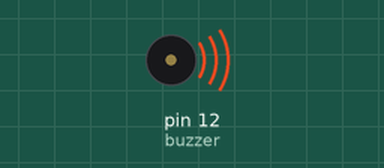
A sketch run on a simulated Arduino Uno, built with avr-gcc and run on an emulated ATmega328P. Shown: buzzer (waves = sounding).

Above: at 0.1 s.
Timing chart, 0 to 40.0 s (numbered marks = the images above):
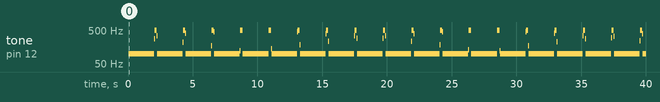

The sketch:

07.ACTIVE_BUZZER.ino
```cpp
int buzzer = 12;

void setup() {
  pinMode(buzzer, OUTPUT);
}

void loop() {
  unsigned char i;

  // while (1)
  // {
    for(i=0; i<200;i++) // duration
    {
      // frecuency: The higher delay gives lower sound
      digitalWrite(buzzer, HIGH); // do not use analogWrite because pulse output is fixed to 500HZ!
      delay(5);
      digitalWrite(buzzer, LOW);
      delay(5);
    }

    for(i = 0; i < 100; i++)
    {
      digitalWrite(buzzer, HIGH);
      delay(1);
      digitalWrite(buzzer, LOW);
      delay(1);
    }
  // }
}
```

Measured:
- by itself, tone on pin 12 (buzzer): plays 100 Hz for 2.0 s, 277 Hz for 0.04 s, 496 Hz for 0.16 s, 344 Hz for 0.04 s, 100 Hz for 2.0 s, 221 Hz for 0.04 s … (69 notes in this stretch)
